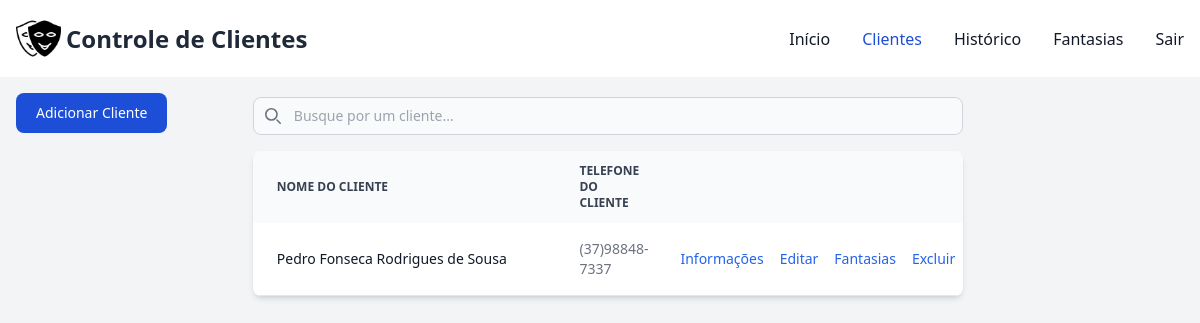
The page /controle/clientes/ (signed in) on the database its author committed.
### controle/models.py (models this page shows, shortened)
class Cliente(models.Model):
    usuario = models.ForeignKey(User, on_delete=models.CASCADE)
    nome_cliente = models.CharField(max_length=100, null=False)
    cpf_cliente = models.CharField(max_length=18, null=False)
    tel_cliente = models.CharField(max_length=14, null=False)
    tel2_cliente = models.CharField(max_length=14, null=True, blank=True)
    logradouro_cliente = models.CharField(max_length=150, null=False)
    num_logradouro = models.CharField(max_length=15, null=False)
    complemento_logradouro = models.CharField(max_length=100, blank=True, null=True)
    bairro_logradouro = models.CharField(max_length=100, blank=True, null=True)
    uf_logradouro = models.CharField(max_length=2, blank=True, null=True)
    municipio_logradouro = models.CharField(max_length=100, blank=True, null=True)
    data_nasc_cliente = models.DateField(blank=True, null=True)
    cep_cliente = models.CharField(max_length=9, blank=True)
    email_cliente = models.CharField(max_length=80, blank=True)
    observacao_cliente = models.TextField(blank=True, null=True)
    class Meta:
        constraints = [
            UniqueConstraint(fields=['cpf_cliente', 'usuario'], name='unique_cliente_cpf_usuario')
        ]

### controle/views.py (the view, shortened to what this page needs)
# urls.py: path('clientes/', views.clientes, name='clientes'),
@login_required(login_url="/controle/login")
def clientes(request):
    sessao = request.user
    clientes = Cliente.objects.filter(usuario=sessao)
    fantasias = Fantasia.objects.filter(usuario=sessao)
    context = {
        'clientes': clientes,
        'fantasias': fantasias,
    }
    return render(request, 'clientes.html', context)

### controle/templates/clientes.html (shortened to what this page needs)
{% extends "base.html" %}
{% block conteudo %}
    <div class="pt-4 pl-4">
        <div class="lg:fixed flex justify-center pb-5">
            <button data-modal-target="crud-modal" data-modal-toggle="crud-modal" class="block text-white bg-blue-700 hover:bg-blue-800 focus:ring-4 focus:outline-none focus:ring-blue-300 font-medium rounded-lg text-sm px-5 py-2.5 text-center" type="button">
                Adicionar Cliente
            </button>
        </div>
        <div class="flex justify-center">
            <div  class="flex flex-col lg:w-3/5 w-4/5">
            <div class="pb-4">
                <div class="relative mt-1">
                    <div class="absolute inset-y-0 rtl:inset-r-0 start-0 flex items-center ps-3 pointer-events-none">
                    </div>
                    <input type="text" id="table-search" class="block pt-2 ps-10 text-sm text-gray-900 border border-gray-300 rounded-lg w-full bg-gray-50 focus:ring-blue-500 focus:border-blue-500" placeholder="Busque por um cliente...">
                </div>
            </div>
            <div class="relative overflow-x-auto shadow-md sm:rounded-lg">
                <table class="w-full text-sm text-left rtl:text-right text-gray-500">
                    <thead class="text-xs text-gray-700 uppercase bg-gray-50">
                        <tr>
                            <th scope="col" class="px-6 py-3 w-1/2">
                                Nome do Cliente
                            </th>
                            <th scope="col" class="px-6 py-3">
                                Telefone do Cliente
                            </th>
                            <th scope="col" class="px-6 py-3">
                            </th>
                            <th scope="col" class="px-6 py-3">
                            </th>
                            <th scope="col" class="px-6 py-3">
                            </th>
                            <th scope="col" class="px-6 py-3">
                            </th>
                        </tr>
                    </thead>
                    <tbody>
                        {% for cliente in clientes %}
                        <tr class="bg-white border-b">
                            <th scope="row" class="px-6 py-4 font-medium text-gray-900 whitespace-nowrap">
                                {{ cliente.nome_cliente|truncatechars:52 }}
                            </th>
                            <td class="px-6 py-4">
                                {{ cliente.tel_cliente }}
                            </td>
                            <td class="px-2 py-4">
                                <button data-cliente-id="{{ cliente.id }}" data-modal-target="info-modal" data-modal-toggle="info-modal" class="font-medium text-blue-600 hover:underline">Informações</button>
                            </td>
                            <td class="px-2 py-4">
                                <button data-cliente-id="{{ cliente.id }}" data-modal-target="editar-modal" data-modal-toggle="editar-modal" class="font-medium text-blue-600 hover:underline">Editar</button>
                            </td>
                            <td class="px-2 py-4">
                                <button id="add-fantasias" data-cliente-id="{{ cliente.id }}" data-modal-target="fantasia-modal" data-modal-toggle="fantasia-modal" class="font-medium text-blue-600 hover:underline">Fantasias</button>
                            </td>
                            <td class="px-2 py-4">
                                <button data-cliente-id="{{ cliente.id }}" class="font-medium text-blue-600 hover:underline" onclick="excluirCliente(event)">Excluir</button>
                            </td>
                        </tr>
                        {% endfor %}
                    </tbody>
                </table>
            </div>
        </div>
    </div>
    </div>
{% load static %}
{% endblock %}

### rows shown on the page
Cliente: nome_cliente "Pedro Fonseca Rodrigues de Sousa", tel_cliente "(37)98848-7337"
